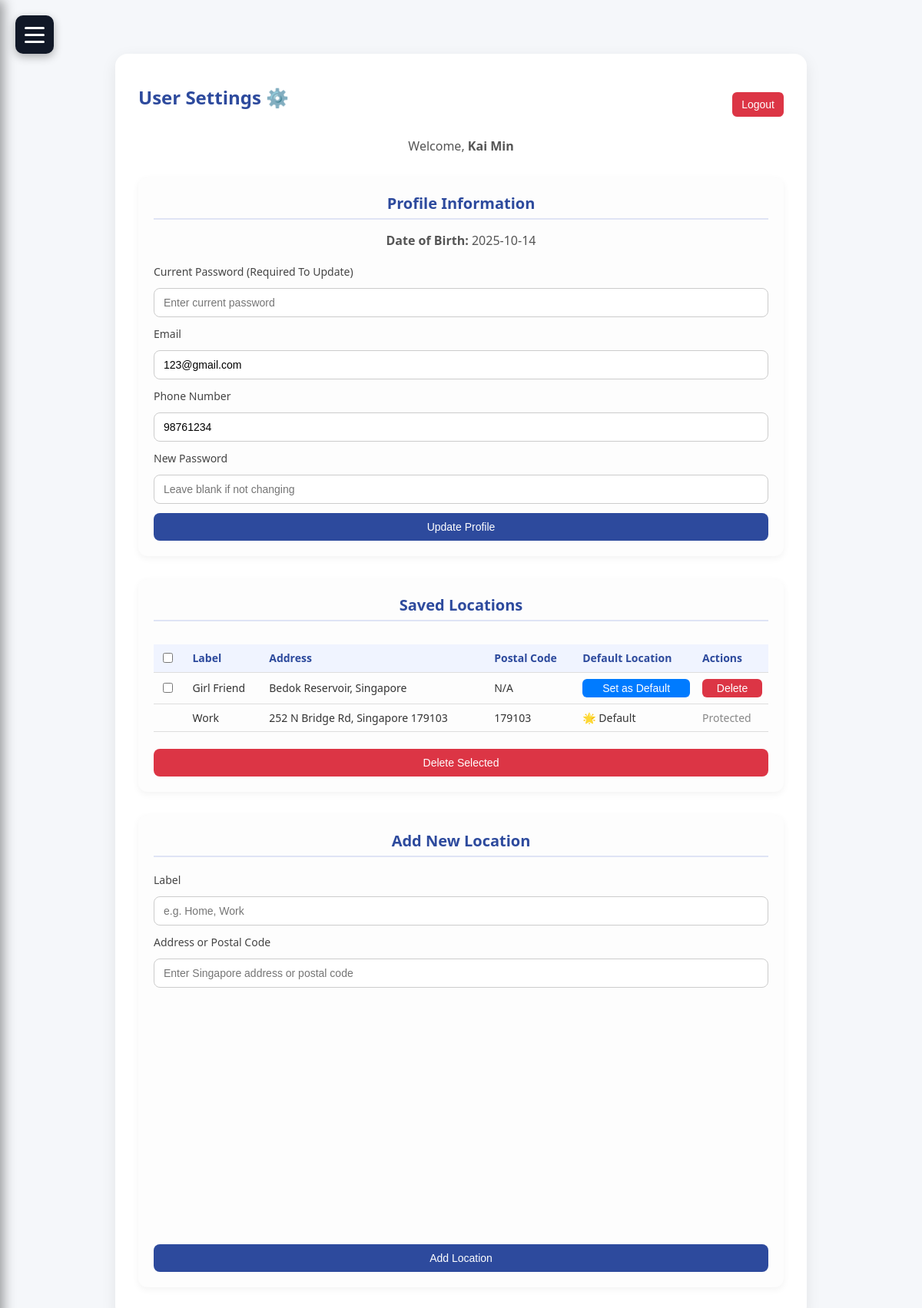
Page /settings (signed in) on the committed database.
### tables this page shows
CREATE TABLE users (
        id INTEGER PRIMARY KEY AUTOINCREMENT,
        username TEXT UNIQUE,
        email TEXT,
        phone TEXT,
        password_hash TEXT,
        date_of_birth TEXT,
        created_at TIMESTAMP DEFAULT CURRENT_TIMESTAMP
    );

CREATE TABLE locations (
        id INTEGER PRIMARY KEY AUTOINCREMENT,
        user_id INTEGER,
        label TEXT,
        latitude REAL,
        longitude REAL,
        is_primary BOOLEAN DEFAULT 0, address TEXT, postal_code TEXT, is_favourite BOOLEAN DEFAULT 0,
        FOREIGN KEY(user_id) REFERENCES users(id)
    );

### auth.py (the view)
@auth_bp.route("/settings")
@login_required
def settings():
    user = current_user()
    conn = get_db_connection()
    cursor = conn.cursor()
    if IS_PRODUCTION:
        cursor.execute(
            """SELECT id, label, latitude, longitude, address, postal_code, is_favourite
               FROM locations WHERE user_id=%s
               ORDER BY is_primary DESC, id DESC""",
            (user["id"],)
        )
    else:
        cursor.execute(
            """SELECT id, label, latitude, longitude, address, postal_code, is_favourite
               FROM locations WHERE user_id=?
               ORDER BY is_primary DESC, id DESC""",
            (user["id"],)
        )
    locs = cursor.fetchall()
    cursor.close()
    conn.close()
    return render_template("settings.html", user=user, locations=locs)

### app.py (called while the page is built)
@app.before_request
def require_login():
    open_paths = ("/login", "/register", "/logout", "/static/", "/favicon.ico")
    if request.path.startswith(open_paths):
        return
    if not session.get("user_id"):
        return redirect(url_for("auth.login"))

### auth.py (called while the page is built)
def current_user():
    uid = session.get("user_id")
    if not uid:
        return None
    conn = get_db_connection()
    cursor = conn.cursor()
    if IS_PRODUCTION:
        cursor.execute("SELECT * FROM users WHERE id=%s", (uid,))
    else:
        cursor.execute("SELECT * FROM users WHERE id=?", (uid,))
    user = cursor.fetchone()
    cursor.close()
    conn.close()
    return user

def login_required(view):
    @wraps(view)
    def wrapper(*args, **kwargs):
        if not session.get("user_id"):
            return redirect(url_for("auth.login"))
        return view(*args, **kwargs)
    return wrapper

### database.py (called while the page is built)
def get_db_connection():
    if IS_PRODUCTION:
        conn = psycopg2.connect(
            host=os.getenv('DB_HOST'),
            port=int(os.getenv('DB_PORT', 5432)),
            database=os.getenv('DB_NAME', 'transport_analytics'),
            user=os.getenv('DB_USER', 'dbadmin'),
            password=os.getenv('DB_PASSWORD'),
            cursor_factory=RealDictCursor
        )
        print("✅ Connected to PostgreSQL (Production)")
    else:
        conn = sqlite3.connect("users.db")
        conn.row_factory = sqlite3.Row
        print("✅ Connected to SQLite (Development)")
    return conn

### templates/settings.html (shortened to what this page needs)
<!DOCTYPE html>
<html>
<head>
  <link rel="stylesheet" href="{{ url_for('static', filename='styles.css') }}">
</head>
<body>
  <div class="content">
    <div class="container">
      <div class="top-bar">
        <h2>User Settings ⚙️</h2>
        <form action="/logout" method="get" style="margin:0;">
          <button class="logout-btn" type="submit">Logout</button>
        </form>
      </div>
      <p>Welcome, <strong>{{ user['username'] }}</strong></p>
      <div class="section">
        <h3>Profile Information</h3>
        <p><strong>Date of Birth:</strong> {{ user['date_of_birth'] }}</p>
        <form method="post" action="/update_profile">
          <label>Current Password (Required To Update)</label>
          <input type="password" name="current_password" placeholder="Enter current password" required>
          <label>Email</label>
          <input type="email" name="email" value="{{ user['email'] }}">
          <label>Phone Number</label>
          <input type="text" name="phone" value="{{ user['phone'] }}">
          <label>New Password</label>
          <input type="password" name="new_password" placeholder="Leave blank if not changing">
          <button type="submit">Update Profile</button>
        </form>
      </div>
<div class="section">
  <h3>Saved Locations</h3>
  <form method="post" action="/delete_locations" id="deleteForm" onsubmit="return validateDeleteSelection();">
    <table>
      <tr>
        <th><input type="checkbox" id="selectAll" onclick="toggleSelectAll(this)"></th>
        <th>Label</th>
        <th>Address</th>
        <th>Postal Code</th>
        <th>Default Location</th>
        <th>Actions</th>
      </tr>
      {% for loc in locations %}
      <tr>
        <td>
          {% if not loc['is_favourite'] %}
          <input type="checkbox" name="delete_ids" value="{{ loc['id'] }}">
          {% endif %}
        </td>
        <td>{{ loc['label'] }}</td>
        <td>{{ loc['address'] if loc['address'] else 'N/A' }}</td>
        <td>{{ loc['postal_code'] if loc['postal_code'] else 'N/A' }}</td>
        <td>
          {% if loc['is_favourite'] %}
            🌟 Default
          {% else %}
            <button
              class="btn-small btn-default"
              type="button"
              onclick="setAsDefault({{ loc['id'] }})">
              Set as Default
            </button>
          {% endif %}
        </td>
        <td>
          {% if not loc['is_favourite'] %}
            <button
              class="btn-small btn-delete"
              type="button"
              onclick="deleteSingleLocation({{ loc['id'] }})">
              Delete
            </button>
          {% else %}
          <span style="color:#888;">Protected</span>
          {% endif %}
        </td>
      </tr>
      {% endfor %}
    </table>
    <button class="btn-delete" type="submit" style="margin-top:10px;">Delete Selected</button>
  </form>
</div>
      <div class="section">
        <h3>Add New Location</h3>
        <form method="post" action="/add_location">
          <label>Label</label>
          <input type="text" name="label" placeholder="e.g. Home, Work" required>
          <label>Address or Postal Code</label>
          <input type="text" id="address" placeholder="Enter Singapore address or postal code" required autocomplete="off">
          <div id="map"></div>
          <button type="submit">Add Location</button>
        </form>
      </div>
    </div>
  </div>
</body>
</html>

### static/styles.css (style rules this page uses)
* { box-sizing: border-box; }
body { font-family: "Segoe UI", Roboto, Arial, sans-serif; margin: 0; padding: 0; background: #f5f7fa; color: #333; }
.container { width: 100%; max-width: 900px; margin: 50px auto; background: #fff; padding: 40px 30px; border-radius: 16px; box-shadow: 0 6px 20px rgba(0, 0, 0, 0.08); }
.content { min-height: 100vh; padding: 20px; transition: margin-left 0.3s ease; }
h2, h3, h4 { text-align: center; margin-top: 0; color: #2d4a9d; }
p { text-align: center; color: #555; }
form { display: flex; flex-direction: column; gap: 12px; margin-top: 20px; }
label { font-weight: 500; font-size: 14px; color: #444; }
input[type="text"], input[type="email"], input[type="password"], input[type="date"], button { border: 1px solid #ccc; border-radius: 8px; padding: 10px 12px; font-size: 14px; width: 100%; outline: none; }
button { background-color: #2d4a9d; color: white; font-weight: 500; cursor: pointer; border: none; transition: background-color 0.2s ease; }
table { border-collapse: collapse; width: 100%; margin-top: 20px; font-size: 14px; }
th, td { padding: 10px; text-align: center; border-bottom: 1px solid #eee; }
th { background-color: #f0f4ff; font-weight: 600; color: #2d4a9d; }
#map { width: 100%; height: 350px; border-radius: 12px; margin-top: 10px; }
body, html, .container, form, table, tr, td, th { cursor: default; }
input, button, a { cursor: pointer; }

### templates/settings.html (style rules this page uses)
.section { margin-top: 30px; padding: 20px; border-radius: 12px; background: #fdfdfd; box-shadow: 0 3px 10px rgba(0, 0, 0, 0.05); }
.section h3 { margin-top: 0; font-size: 20px; color: #2d4a9d; border-bottom: 2px solid #dfe4f5; padding-bottom: 6px; margin-bottom: 15px; }
.top-bar { display: flex; justify-content: space-between; align-items: center; margin-bottom: 10px; }
.logout-btn { background: #dc3545; color: white; border: none; border-radius: 6px; padding: 8px 12px; cursor: pointer; font-size: 14px; }
table { width: 100%; border-collapse: collapse; margin-top: 10px; }
table th, table td { border-bottom: 1px solid #ddd; text-align: left; padding: 8px; }
.btn-small { padding: 4px 8px; border: none; border-radius: 6px; cursor: pointer; }
.btn-default { background: #007bff; color: white; }
.btn-delete { background: #dc3545; color: white; }
#map { height: 300px; width: 100%; margin-top: 10px; border-radius: 10px; }

### rows in the picture
users: username "Kai Min", date_of_birth "2025-10-14", email "123@gmail.com", phone "98761234"
locations: label "Girl Friend", address "Bedok Reservoir, Singapore", postal_code "N/A"
locations: label "Work", address "252 N Bridge Rd, Singapore 179103", postal_code "179103", is_favourite "🌟 Default"
